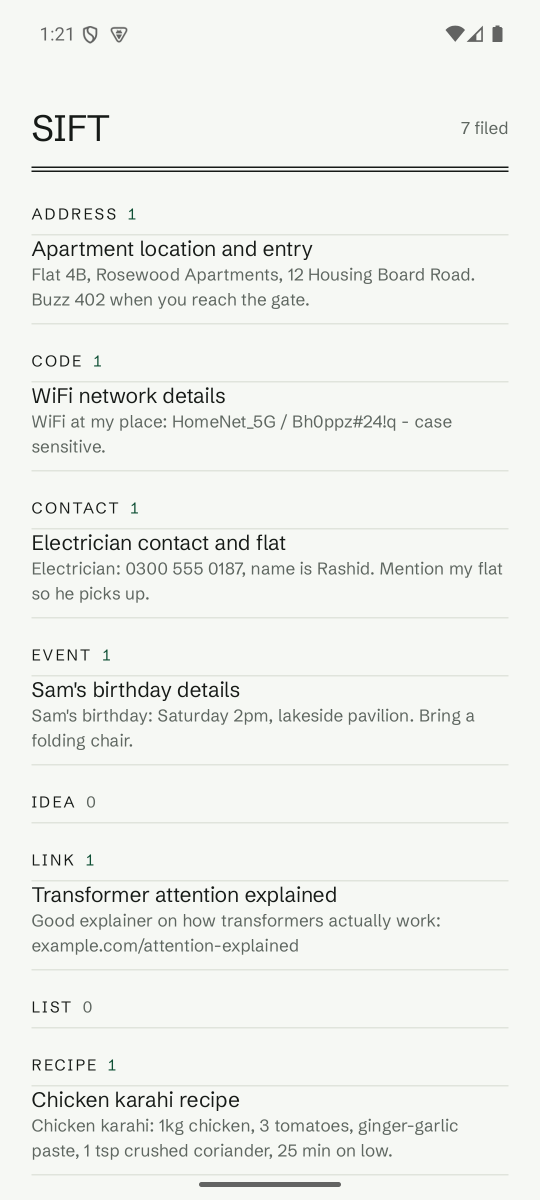
#> input picture shot_catalog_top.png, 1080 x 2400 px (shown at 1/2 size)
$ python make_post_images.py
#> lines starting #> are read from the running program, lines starting #| are printed output that depends on the picture
"""Compose the DEV post images from emulator screenshots.

Run from the repo root:  python scripts/make_post_images.py
Outputs into post_images/ using the DESIGN.md tokens (paper, ink, hairline, pine).
"""

from pathlib import Path

from PIL import Image, ImageDraw, ImageFont

ROOT = Path(__file__).resolve().parent.parent
OUT = ROOT / "post_images"
FONT_PATH = ROOT / "app/src/main/res/font/schibsted_grotesk.ttf"

PAPER = "#F6F8F4"
INK = "#161A17"
INK_SOFT = "#5E6660"
RULE = "#E0E4DC"
PINE = "#0E4F34"
PINE_WASH = "#EAF0EB"
PANEL = "#EDF0E9"

# Status bar and gesture bar are cropped off every device shot.
APP_TOP = 100
APP_BOTTOM = 2300


def font(size: int, weight: str = "Regular") -> ImageFont.FreeTypeFont:
    f = ImageFont.truetype(str(FONT_PATH), size)
    f.set_variation_by_name(weight)
    return f


# [31 lines left out: functions tracked, wrap, draw_paragraph, not called in this run]


def device(path: Path, box=(0, APP_TOP, 1080, APP_BOTTOM), width=400) -> Image.Image:
#> called with box = (0, 100, 1080, 1780), width = 440
    im = Image.open(path).convert("RGB").crop(box)
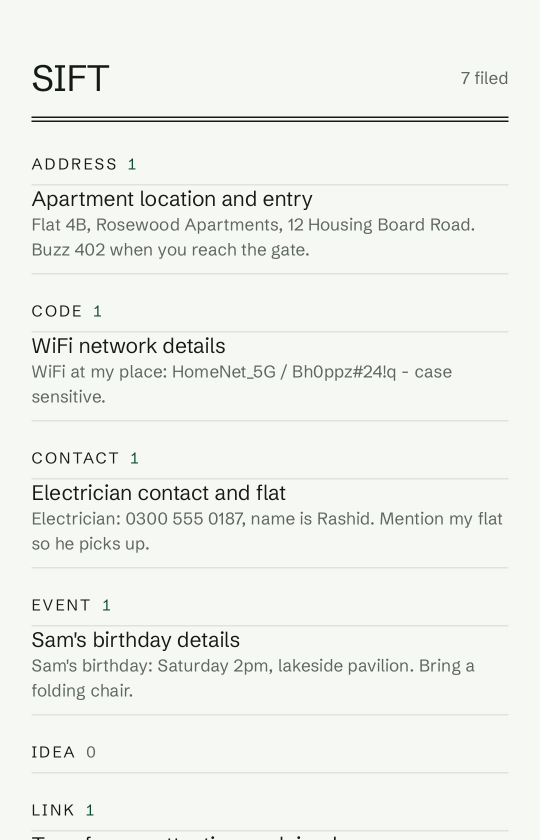
#> im: PIL image 1080x1680 RGB (shown at 1/2 size); mean R, G, B 239.6, 241.8, 237.7
    height = round(im.height * width / im.width)
#> height = 684
    return im.resize((width, height), Image.LANCZOS)
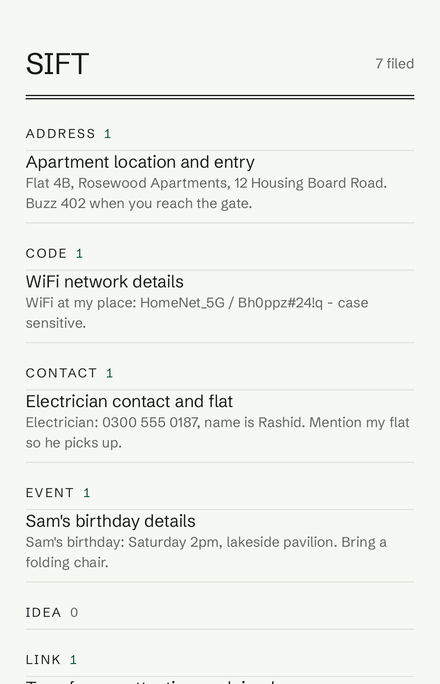
#> returned value: PIL image 440x684 RGB; mean R, G, B 239.5, 241.6, 237.6


# [11 lines left out: function aligned_device, not called in this run]


def rule(draw, x1, y1, x2, y2, fill=RULE, width=1):
    draw.line((x1, y1, x2, y2), fill=fill, width=width)


def cover():
    canvas = Image.new("RGB", (1200, 630), PAPER)
    draw = ImageDraw.Draw(canvas)

    # Editorial split: catalog column on the right.
    draw.rectangle((660, 0, 1200, 630), fill=PANEL)
    rule(draw, 660, 0, 660, 630, RULE)

    phone = device(ROOT / "shot_catalog_top.png", box=(0, APP_TOP, 1080, 1780), width=440)
    canvas.paste(phone, (700, 34))
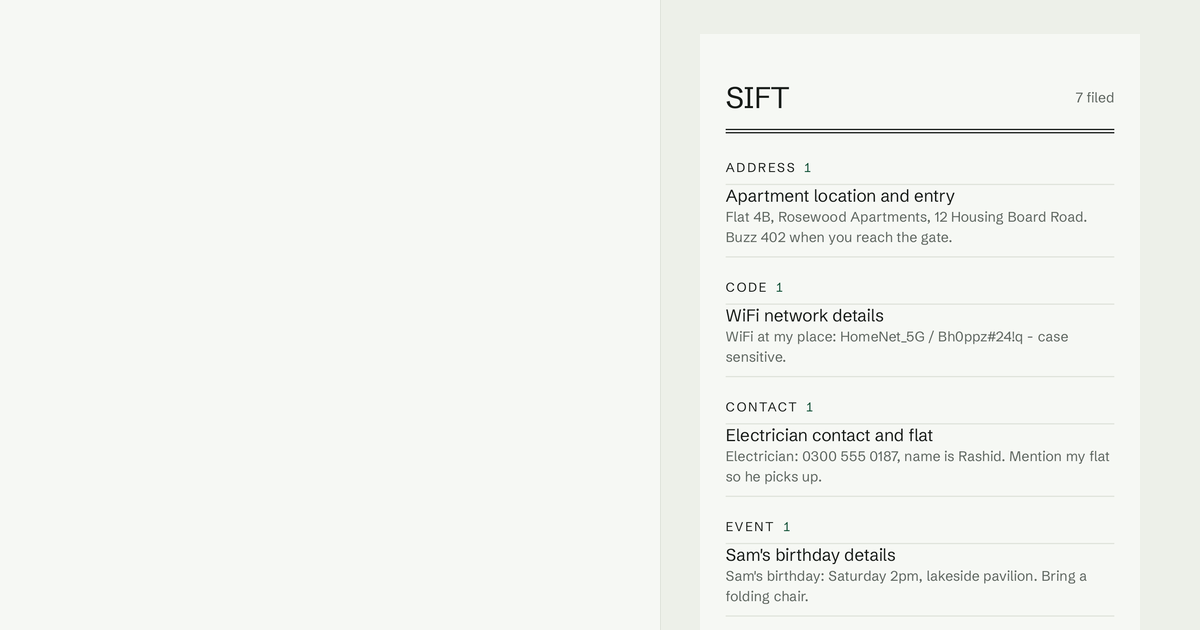
#> canvas: PIL image 1200x630 RGB; mean R, G, B 242.6, 244.7, 240.4

    draw.text((64, 48), "SIFT", font=font(84, "Bold"), fill=INK)
    rule(draw, 64, 164, 600, 164, INK)
    rule(draw, 64, 167, 600, 167, INK)

    y = 200
    for line in ("Share it.", "Sleep.", "It's filed."):
        draw.text((64, y), line, font=font(62, "SemiBold"), fill=INK)
        y += 68

    draw_paragraph(
        draw,
        (64, 432),
        "An on-device Gemma files every link, code and address you share. "
        "Overnight, while the phone charges. No internet permission.",
        font(19),
        INK_SOFT,
        540,
        27,
    )
    tracked(draw, (64, 582), "DEV × HACKTOBERFEST · WEEK 3", font(13, "SemiBold"), PINE, 1.6)

    canvas.save(OUT / "0-cover.png")


# [109 lines left out: functions setup, flow, inbox, not called in this run]


if __name__ == "__main__":
    OUT.mkdir(exist_ok=True)
#> (the run stopped early here; a loop or call above may not have finished)
